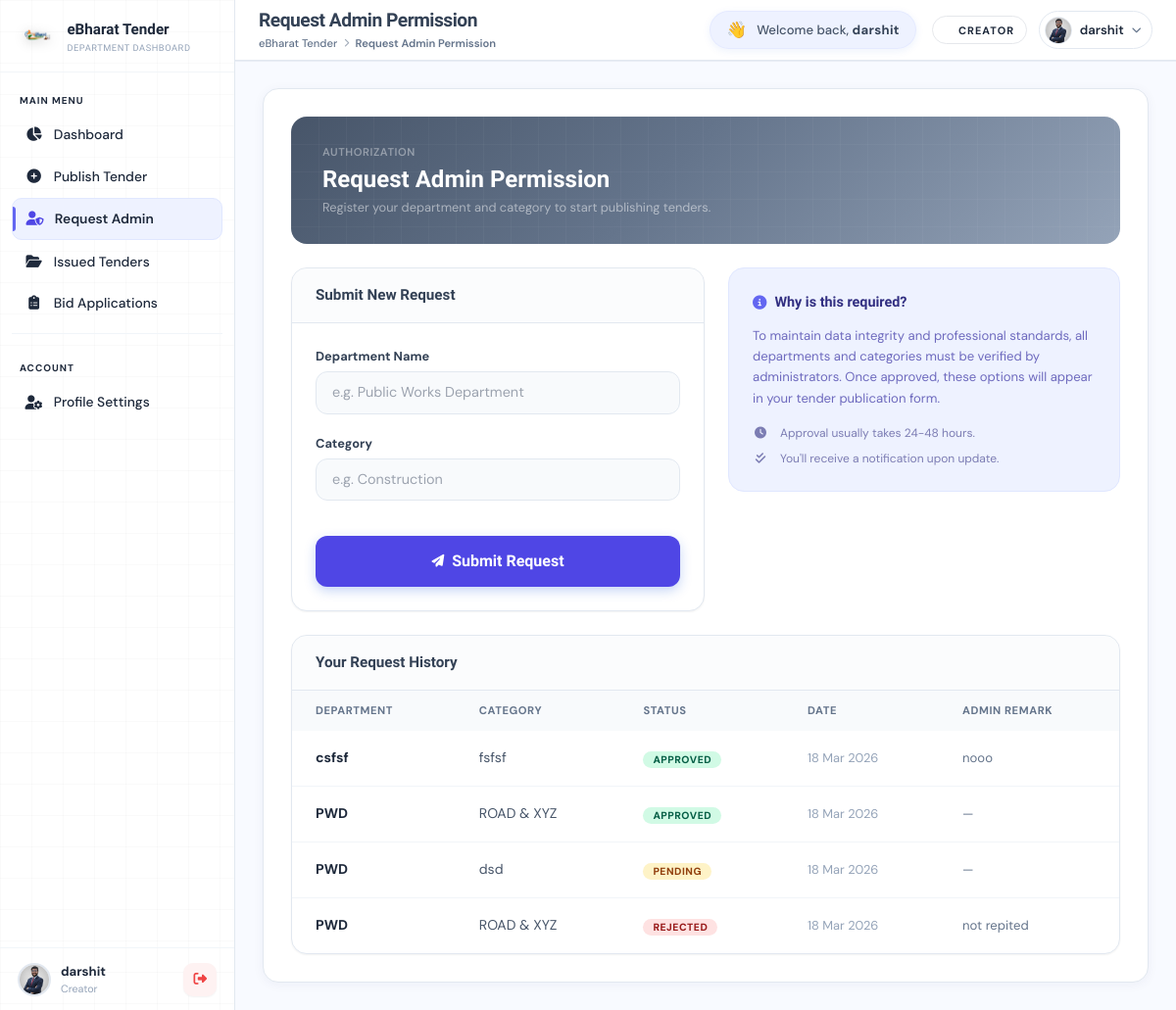
Page /tenders/request_admin/ (signed in) on the earlier database version.
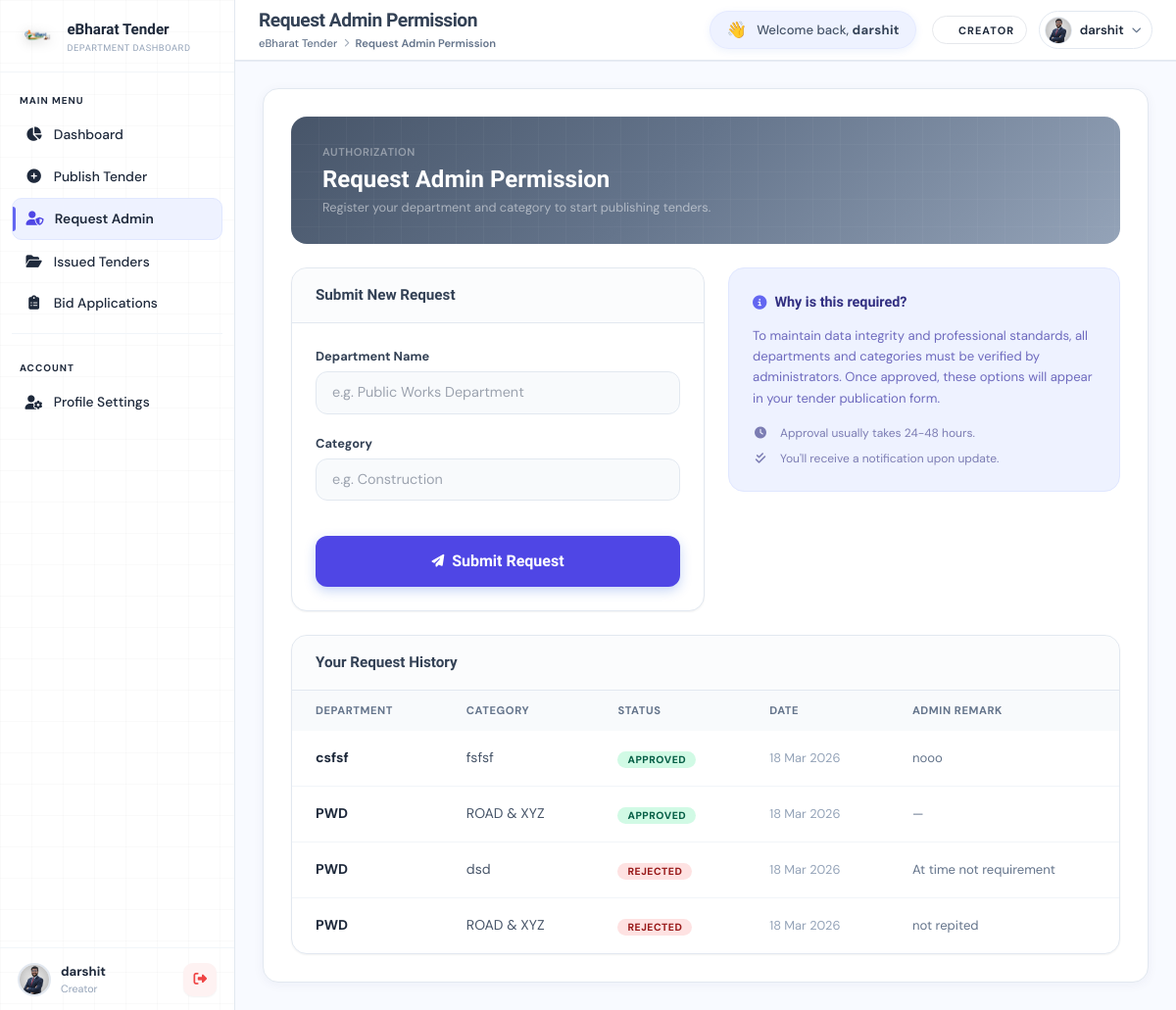
Same page on the later database version.
### accounts/models.py (models this page shows, shortened)
class AdminRequest(models.Model):
    STATUS_CHOICES = (
        ('pending', 'Pending'),
        ('approved', 'Approved'),
        ('rejected', 'Rejected'),
    )
    user = models.ForeignKey(User, on_delete=models.CASCADE)
    department_name = models.CharField(max_length=100)
    category_name = models.CharField(max_length=100)
    status = models.CharField(max_length=20, choices=STATUS_CHOICES, default='pending')
    admin_remark = models.TextField(blank=True, null=True)
    created_at = models.DateTimeField(auto_now_add=True)

### tenders/views.py (the view, shortened to what this page needs)
# urls.py: path("request_admin/", views.request_admin, name="request_admin"),
@login_required
def request_admin(request):
    requests = AdminRequest.objects.filter(user=request.user).order_by("-created_at")
    return render(request, 'admin_request.html', {
        'page_title': 'Request Admin Permission',
        'requests': requests
    })

### accounts/context_processors.py (called while the page is built)
def notifications(request):
    if request.user.is_authenticated:
        user_notifications = Notification.objects.filter(user=request.user).order_by('-created_at')
        unread_count = user_notifications.filter(is_read=False).count()
        return {
            'notifications': user_notifications,
            'unread_count': unread_count,
        }
    return {
        'notifications': [],
        'unread_count': 0,
    }

### tenders/templates/admin_request.html (shortened to what the changed rows need)
{% extends 'base1.html' %}
{% block content %}
<div class="p-4 sm:p-7 flex flex-col gap-6">
  <div class="ar-header relative rounded-2xl overflow-hidden px-8 py-7"
       style="background: linear-gradient(135deg, #475569 0%, #64748b 45%, #94a3b8 100%);">
    <div class="relative z-[1]">
      <h1 class="font-sora text-[1.5rem] font-extrabold text-white leading-tight">Request Admin Permission</h1>
    </div>
  </div>
  <div class="bg-white border border-slate-200 rounded-2xl overflow-hidden shadow-sm">
    <div class="overflow-x-auto">
      <table class="w-full text-left border-collapse">
        <thead class="bg-slate-50">
          <tr>
            <th class="px-6 py-3 text-[0.7rem] font-bold uppercase tracking-wider text-slate-500">Department</th>
            <th class="px-6 py-3 text-[0.7rem] font-bold uppercase tracking-wider text-slate-500">Category</th>
            <th class="px-6 py-3 text-[0.7rem] font-bold uppercase tracking-wider text-slate-500">Status</th>
            <th class="px-6 py-3 text-[0.7rem] font-bold uppercase tracking-wider text-slate-500">Date</th>
            <th class="px-6 py-3 text-[0.7rem] font-bold uppercase tracking-wider text-slate-500">Admin Remark</th>
          </tr>
        </thead>
        <tbody class="divide-y divide-slate-100">
          {% for req in requests %}
          <tr class="hover:bg-slate-50/50">
            <td class="px-6 py-4 font-bold text-slate-800 text-[0.88rem]">{{ req.department_name }}</td>
            <td class="px-6 py-4 text-slate-600 text-[0.88rem]">{{ req.category_name }}</td>
            <td class="px-6 py-4">
              <span class="px-2.5 py-0.5 rounded-full text-[0.65rem] font-extrabold uppercase tracking-wider
                           status-{{ req.status }}">
                {{ req.status }}
              </span>
            </td>
            <td class="px-6 py-4 text-slate-400 text-[0.8rem]">{{ req.created_at|date:"d M Y" }}</td>
            <td class="px-6 py-4 text-[0.82rem] text-slate-500">{{ req.admin_remark|default:"—" }}</td>
          </tr>
          {% empty %}
          <tr>
            <td colspan="5" class="px-6 py-12 text-center text-slate-400 text-[0.9rem]">
              No request history found.
            </td>
          </tr>
          {% endfor %}
        </tbody>
      </table>
    </div>
  </div>
</div>
{% endblock %}

Differences in the rows shown:
changed AdminRequest "dsd": status "PENDING" → "REJECTED"; admin_remark "—" → "At time not requirement"
